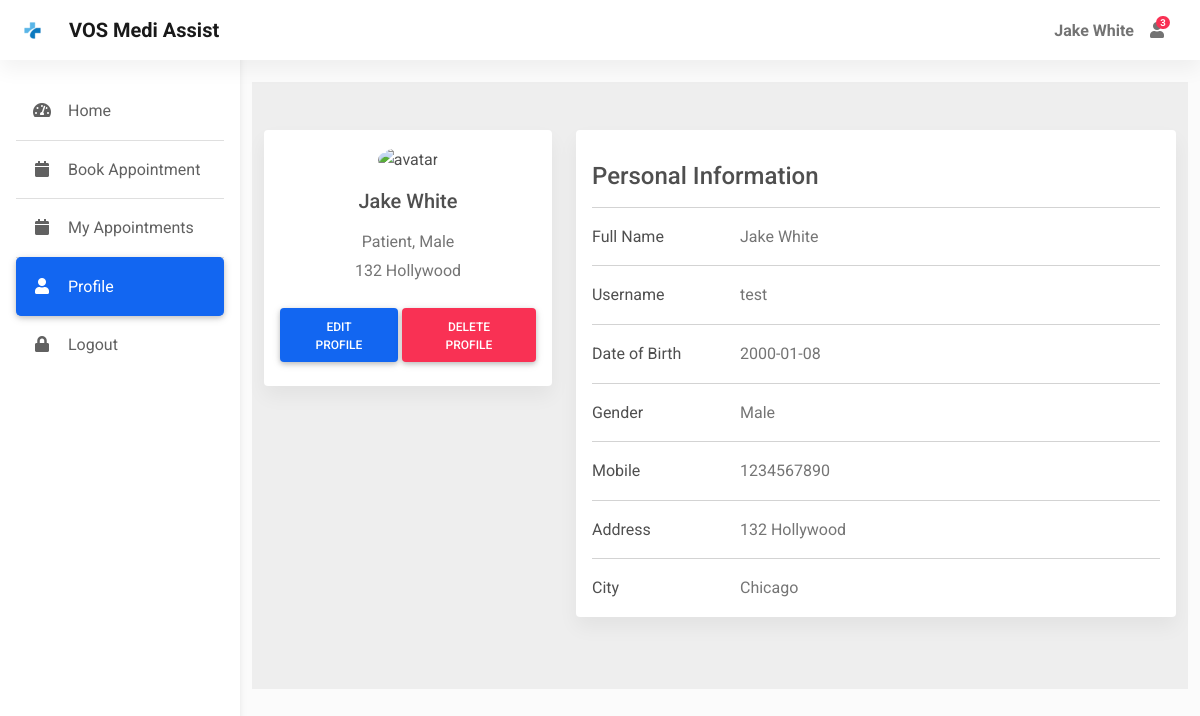
The app's page /profile (signed in), older data.
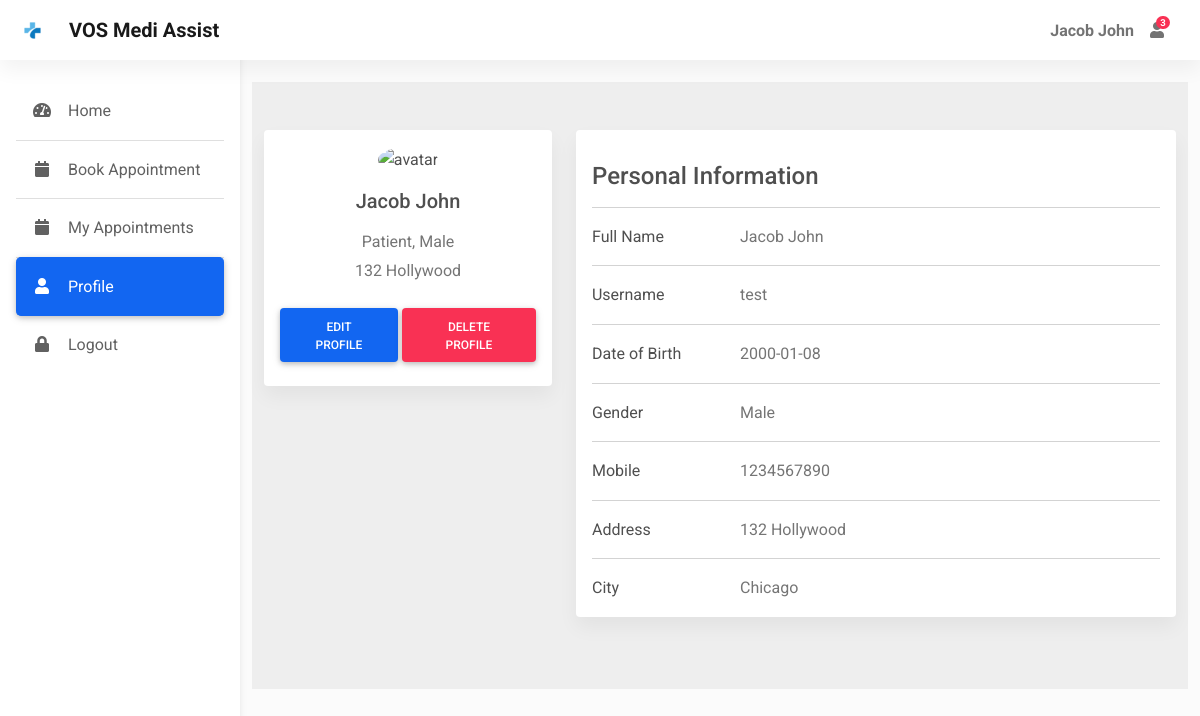
The same page, newer data.
### app.py (models this page shows)
class User(db.Model, UserMixin):
    id = db.Column(db.Integer, primary_key=True)
    username = db.Column(db.String(50), nullable=False, unique=True)
    password = db.Column(db.String(50), nullable=False)
    name = db.Column(db.String(50), nullable=False)
    address = db.Column(db.String(80))
    city = db.Column(db.String(30))
    dob = db.Column(db.Date, nullable=False)
    gender = db.Column(db.String(10), nullable=False)
    is_doctor = db.Column(db.Boolean, default=False, nullable=False)
    mobile = db.Column(db.Integer)

### app.py (the view)
@app.route("/profile", methods=['GET', 'POST'])
@login_required
def profile():
    return render_template("profile.html")

### app.py (called while the page is built)
@login_manager.user_loader
def load_user(user_id):
    return User.query.get(int(user_id))

@app.context_processor
def inject_datetime():
    return dict(datetime=datetime)

### templates/profile.html (shortened to what the changed rows need)
{% extends "dashboard.html" %}
{% block main %}
<div class="container pt-4">
      <section style="background-color: #eee;">
        <div class="container py-5">
          <div class="row">
            <div class="col-lg-4">
              <div class="card mb-4">
                <div class="card-body text-center">
                  <img src="https://mdbcdn.b-cdn.net/img/Photos/new-templates/bootstrap-chat/ava3.webp" alt="avatar"
                    class="rounded-circle img-fluid" style="width: 150px;">
                  <h5 class="my-3">{{ current_user.name }}</h5>
                  {% if current_user.is_doctor %}
                    <p class="text-muted mb-1">Doctor, {{ current_user.gender }}</p>
                  {% else %}
                    <p class="text-muted mb-1">Patient, {{ current_user.gender }}</p>
                    <p class="text-muted mb-4">{{ current_user.address }}</p>
                  {% endif %}
                  <div class="d-flex justify-content-center mb-2">
                    <a href="{{ url_for('edit_profile') }}" class="btn btn-primary">Edit Profile</a>
                    <button type="button" class="btn btn-danger ms-1">Delete Profile</button>
                  </div>
                </div>
              </div>
            </div>
            <div class="col-lg-8">
              <div class="card mb-4">
                <div class="card-body">
                    <div class="row">
                        <div class="col-sm-9">
                        <p class="text-muted mb-0">{{ current_user.name }}</p>
                        </div>
                    </div>
                    <div class="row">
                        <div class="col-sm-9">
                        <p class="text-muted mb-0">{{ current_user.username }}</p>
                        </div>
                    </div>
                    <div class="row">
                        <div class="col-sm-9">
                        <p class="text-muted mb-0">{{ current_user.dob }}</p>
                        </div>
                    </div>
                    <div class="row">
                        <div class="col-sm-9">
                        <p class="text-muted mb-0">{{ current_user.gender }}</p>
                        </div>
                    </div>
                    <div class="row">
                        <div class="col-sm-9">
                        <p class="text-muted mb-0">{{ current_user.mobile }}</p>
                        </div>
                    </div>
                    <div class="row">
                        <div class="col-sm-9">
                        <p class="text-muted mb-0">{{ current_user.address }}</p>
                        </div>
                    </div>
                    <div class="row">
                        <div class="col-sm-9">
                        <p class="text-muted mb-0">{{ current_user.city }}</p>
                        </div>
                    </div>
                </div>
              </div>
            </div>
          </div>
        </div>
      </section>
</div>
{% endblock %}

### templates/dashboard.html (shortened to what this page needs)
<!DOCTYPE html>
<html lang="en">
<head>
  <link rel="stylesheet" href="https://use.fontawesome.com/releases/v5.11.2/css/all.css" />
  <link rel="stylesheet" href="{{ url_for('static', filename='css/mdb.min.css') }}" />
  <link rel="stylesheet"  href="{{ url_for('static', filename='css/admin.css') }}"/>
</head>
<body>
  <header>
    <nav id="sidebarMenu" class="collapse d-lg-block sidebar collapse bg-white">
      <div class="position-sticky">
        <div class="list-group list-group-flush mx-3 mt-4">
          <a href="{{ url_for('home') }}" class="list-group-item list-group-item-action py-3 ripple {% if request.endpoint == 'home' %}active{% endif %}" aria-current="true">
            <i class="fas fa-tachometer-alt fa-fw me-3"></i><span>Home</span>
          </a>
          {% if not current_user.is_doctor %}
          <a href="{{ url_for('appointment') }}" class="list-group-item list-group-item-action py-3 ripple {% if request.endpoint == 'appointment' %}active{% endif %}"><i
              class="fas fa-calendar fa-fw me-3"></i><span>Book Appointment</span></a>
          <a href="{{ url_for('myappointments') }}" class="list-group-item list-group-item-action py-3 ripple {% if request.endpoint == 'myappointments' %}active{% endif %}"><i
                class="fas fa-calendar fa-fw me-3"></i><span>My Appointments</span></a>
          {% endif %}
          <a href="{{ url_for('profile') }}" class="list-group-item list-group-item-action py-3 ripple {% if request.endpoint == 'profile' %}active{% endif %}"><i
              class="fas fa-user fa-fw me-3"></i><span>Profile</span></a>
          <a href="{{ url_for('logout') }}" class="list-group-item list-group-item-action py-3 ripple">
            <i class="fas fa-lock fa-fw me-3"></i><span>Logout</span>
          </a>
        </div>
      </div>
    </nav>
    <nav id="main-navbar" class="navbar navbar-expand-lg navbar-light bg-white fixed-top">
      <div class="container-fluid">
        <a class="navbar-brand d-flex align-items-center fw-bold" href="/"><img class="d-inline-block me-3" " src="{{ url_for('static', filename='img/icons/logo.png') }}" alt="" />VOS Medi Assist</a>
        <ul class="navbar-nav ms-auto d-flex flex-row">
            <li>
                <a class="nav-link me-3 me-lg-0 d-flex align-items-center fw-bold" href="#">{{ current_user.name }}</a>
            </li>
          <li class="nav-item dropdown">
            <a class="nav-link me-3 me-lg-0 dropdown-toggle hidden-arrow" href="#" id="navbarDropdownMenuLink"
              role="button" data-mdb-toggle="dropdown" aria-expanded="false">
              <i class="fas fa-user"></i>
              <span class="badge rounded-pill badge-notification bg-danger">3</span>
            </a>
          </li>
          <li class="nav-item dropdown">
            <a class="nav-link dropdown-toggle hidden-arrow d-flex align-items-center" href="#"
              id="navbarDropdownMenuLink" role="button" data-mdb-toggle="dropdown" aria-expanded="false">
            </a>
          </li>
        </ul>
      </div>
    </nav>
  </header>
  <main style="margin-top: 58px">
    {% block main %}
    {% endblock %}
  </main>
</body>
</html>

Row changes from the older to the newer data that the page shows:
changed User "Male": name "Jake White" → "Jacob John"
